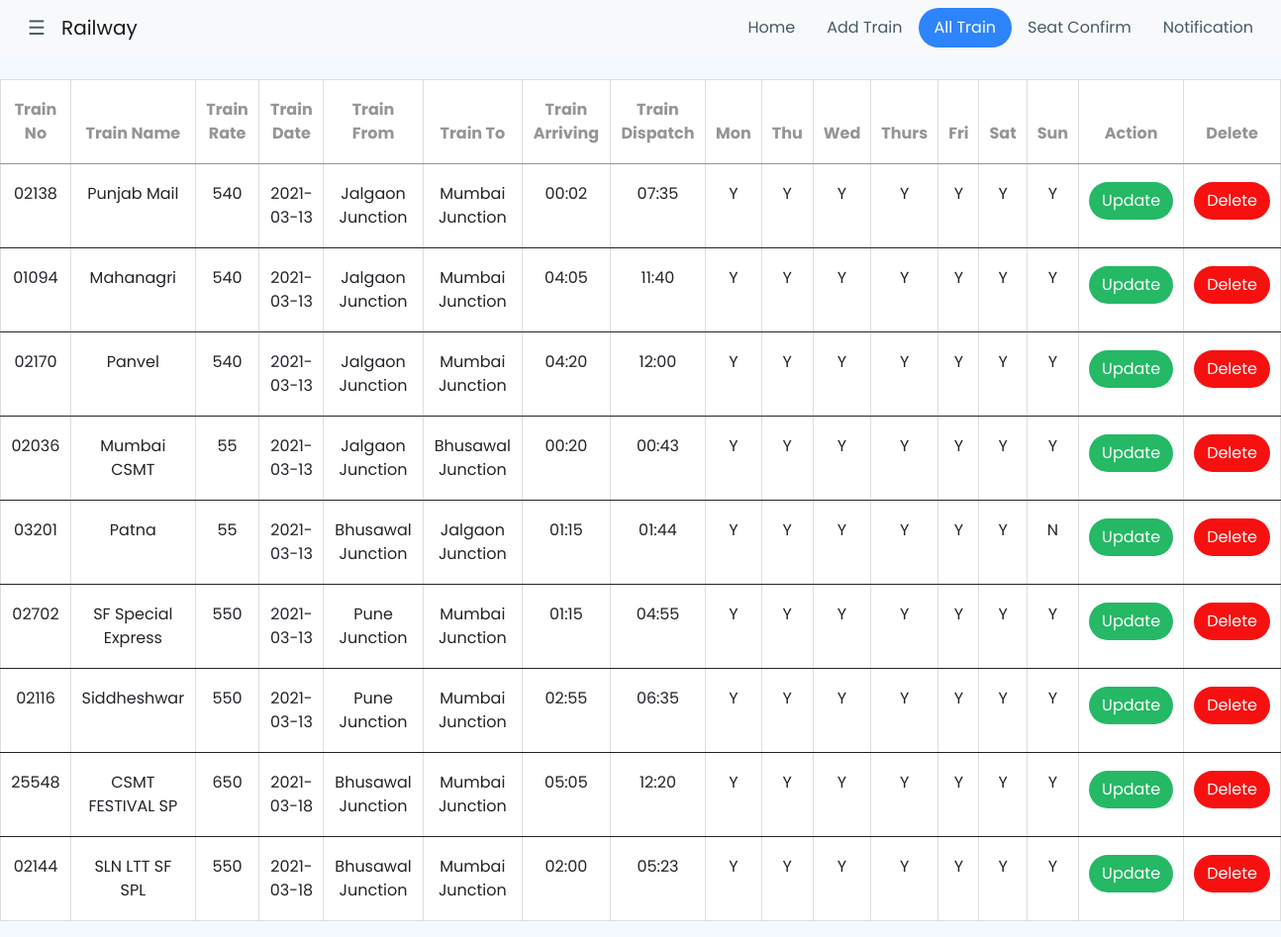
The page /Railway/alltrain.php on the database its author committed.
### tables this page shows
CREATE TABLE `train` (
  `id` int(255) NOT NULL,
  `t_no` varchar(255) NOT NULL,
  `t_name` varchar(255) NOT NULL,
  `t_rate` varchar(255) NOT NULL,
  `t_date` varchar(255) NOT NULL,
  `t_from` varchar(255) NOT NULL,
  `t_to` varchar(255) NOT NULL,
  `t_timearriving` varchar(255) NOT NULL,
  `t_timedispatch` varchar(255) NOT NULL,
  `mon` varchar(255) NOT NULL,
  `thu` varchar(255) NOT NULL,
  `wed` varchar(255) NOT NULL,
  `thurs` varchar(255) NOT NULL,
  `fri` varchar(255) NOT NULL,
  `sat` varchar(255) NOT NULL,
  `sun` varchar(255) NOT NULL
);

### Railway/alltrain.php (the view, shortened to what this page needs)
<!DOCTYPE html>
<html>
<head>
    <link href="https://cdn.jsdelivr.net/npm/bootstrap@5.0.0-beta2/dist/css/bootstrap.min.css" rel="stylesheet">
    <link rel="stylesheet" href="https://stackpath.bootstrapcdn.com/font-awesome/4.7.0/css/font-awesome.min.css">
</head>
<body>
 <nav class="navbar navbar-expand-lg navbar-light bg-light">
  <div class="container-fluid">
    <a class="navbar-brand" href="#"><span style="font-size:20px;cursor:pointer;color: #455A64;" onclick="openNav()">&nbsp &nbsp&#9776;</span>&nbsp&nbsp  Railway</a>
    <div class="collapse navbar-collapse justify-content-end" id="navbarSupportedContent">
      <ul class="nav justify-content-end">
  <li class="nav-item">
    <a class="nav-link nav_link" aria-current="page" href="home.php" style="color: #455A64; border-radius: 50px;">Home</a>
  </li>
  <li class="nav-item">
    <a class="nav-link nav_link" href="addtrains.php" style="color: #455A64; border-radius: 50px;">Add Train</a>
  </li>
  <li class="nav-item">
    <a class="nav-link nav_link" href="alltrain.php" style="color: #fff; border-radius: 50px; background: #2D84FB;">All Train</a>
  </li>
  <li class="nav-item">
    <a class="nav-link nav_link" href="seat_conf.php" style="color: #455A64; border-radius: 50px;">Seat Confirm</a>
  </li>
  <li class="nav-item">
    <a class="nav-link nav_link" href="notification.php" style="color: #455A64; border-radius: 50px;">Notification</a>
  </li>
</ul>
    </div>
  </div>
</nav>
<br>
<table class="table">
	<thead>
		<th>Train No</th>
		<th>Train Name</th>
		<th>Train Rate</th>
		<th>Train Date</th>
		<th>Train From</th>
		<th>Train To</th>
		<th>Train Arriving</th>
		<th>Train Dispatch</th>
		<th>Mon</th>
		<th>Thu</th>
		<th>Wed</th>
		<th>Thurs</th>
		<th>Fri</th>
		<th>Sat</th>
		<th>Sun</th>
		<th>Action</th>
		<th>Delete</th>
	</thead>
      <?php
        $conn = mysqli_connect("localhost","root","","railway");
        $sql = " select * from train ";
        $run = mysqli_query($conn,$sql);
        while ($row = mysqli_fetch_array($run))
        {
      ?>
    <tbody>
    <tr>
    	<td data-label="Train No"><?php echo $row['t_no']; ?></td>
    	<td data-label="Train Name"><?php echo $row['t_name']; ?></td>
    	<td data-label="Train Rate"><?php echo $row['t_rate']; ?></td>
    	<td data-label="Train Date"><?php echo $row['t_date']; ?></td>
    	<td data-label="Train From"><?php echo $row['t_from']; ?></td>
    	<td data-label="Train To"><?php echo $row['t_to']; ?></td>
    	<td data-label="Train Arriving"><?php echo $row['t_timearriving']; ?></td>
    	<td data-label="Train Dispatch"><?php echo $row['t_timedispatch']; ?></td>
    	<td data-label="Mon"><?php echo $row['mon']; ?></td>
    	<td data-label="Thu"><?php echo $row['thu']; ?></td>
    	<td data-label="Wed"><?php echo $row['wed']; ?></td>
    	<td data-label="Thurs"><?php echo $row['thurs']; ?></td>
    	<td data-label="Fri"><?php echo $row['fri']; ?></td>
    	<td data-label="Sat"><?php echo $row['sat']; ?></td>
    	<td data-label="Sun"><?php echo $row['sun']; ?></td>
    	<td data-label="Action"><a href="update_train.php?id=<?php echo $row['id']; ?>"><input type="submit" name="update" value="Update" class="btn  rounded-pill" style="background: #25B865; color: #fff;"></a></td>
    	<td data-label="Delete"><a href="delettrain.php?id=<?php echo $row['id']; ?>"><input type="button" name="" value="Delete" class="btn  rounded-pill" style="background: #F71010; color: #fff;"></a></td>
    </tr>
        </tbody>
  <?php } ?>
   </table>
</body>
</html>

### Railway/alltrain.php (style rules this page uses)
body { font-family: 'Poppins', sans-serif; background: #F4F9FF; }
.table { width: 100%; border-collapse: collapse; background-color: #fff; }
.table td , .table th { padding: 18px 10px; border:1px solid #ddd; text-align: center; font-size: 16px; }
.table td { border:1px solid #ddd; }
.table th { border:1px solid #ddd; background: #ffff; color: #969494; }

### rows shown on the page
train: t_no "02138", t_name "Punjab Mail", t_rate "540", t_date "2021-03-13", t_from "Jalgaon Junction", t_to "Mumbai Junction", t_timearriving "00:02", t_timedispatch "07:35", mon "Y", thu "Y", wed "Y", thurs "Y", fri "Y", sat "Y", sun "Y"
train: t_no "01094", t_name "Mahanagri", t_rate "540", t_date "2021-03-13", t_from "Jalgaon Junction", t_to "Mumbai Junction", t_timearriving "04:05", t_timedispatch "11:40", mon "Y", thu "Y", wed "Y", thurs "Y", fri "Y", sat "Y", sun "Y"
train: t_no "02170", t_name "Panvel", t_rate "540", t_date "2021-03-13", t_from "Jalgaon Junction", t_to "Mumbai Junction", t_timearriving "04:20", t_timedispatch "12:00", mon "Y", thu "Y", wed "Y", thurs "Y", fri "Y", sat "Y", sun "Y"
train: t_no "02036", t_name "Mumbai CSMT", t_rate "55", t_date "2021-03-13", t_from "Jalgaon Junction", t_to "Bhusawal Junction", t_timearriving "00:20", t_timedispatch "00:43", mon "Y", thu "Y", wed "Y", thurs "Y", fri "Y", sat "Y", sun "Y"
train: t_no "03201", t_name "Patna", t_rate "55", t_date "2021-03-13", t_from "Bhusawal Junction", t_to "Jalgaon Junction", t_timearriving "01:15", t_timedispatch "01:44", mon "Y", thu "Y", wed "Y", thurs "Y", fri "Y", sat "Y", sun "N"
train: t_no "02702", t_name "SF Special Express", t_rate "550", t_date "2021-03-13", t_from "Pune Junction", t_to "Mumbai Junction", t_timearriving "01:15", t_timedispatch "04:55", mon "Y", thu "Y", wed "Y", thurs "Y", fri "Y", sat "Y", sun "Y"
train: t_no "02116", t_name "Siddheshwar", t_rate "550", t_date "2021-03-13", t_from "Pune Junction", t_to "Mumbai Junction", t_timearriving "02:55", t_timedispatch "06:35", mon "Y", thu "Y", wed "Y", thurs "Y", fri "Y", sat "Y", sun "Y"
train: t_no "25548", t_name "CSMT FESTIVAL SP", t_rate "650", t_date "2021-03-18", t_from "Bhusawal Junction", t_to "Mumbai Junction", t_timearriving "05:05", t_timedispatch "12:20", mon "Y", thu "Y", wed "Y", thurs "Y", fri "Y", sat "Y", sun "Y"
train: t_no "02144", t_name "SLN LTT SF SPL", t_rate "550", t_date "2021-03-18", t_from "Bhusawal Junction", t_to "Mumbai Junction", t_timearriving "02:00", t_timedispatch "05:23", mon "Y", thu "Y", wed "Y", thurs "Y", fri "Y", sat "Y", sun "Y"
